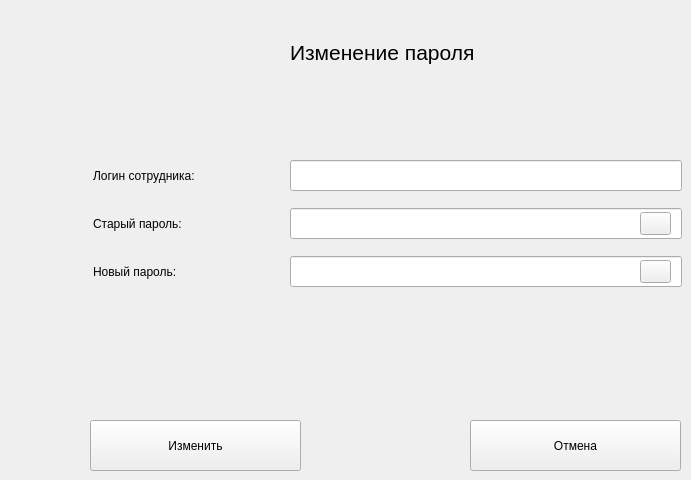
    <widget class="QWidget" name="changeaccpage">
     <widget class="QPushButton" name="returnChangeAcc">
      <property name="geometry">
       <rect>
        <x>470</x>
        <y>420</y>
        <width>211</width>
        <height>51</height>
       </rect>
      </property>
      <property name="text">
       <string>Отмена</string>
      </property>
     </widget>
     <widget class="QPushButton" name="change">
      <property name="geometry">
       <rect>
        <x>90</x>
        <y>420</y>
        <width>211</width>
        <height>51</height>
       </rect>
      </property>
      <property name="text">
       <string>Изменить</string>
      </property>
     </widget>
     <widget class="QLabel" name="label_70">
      <property name="geometry">
       <rect>
        <x>290</x>
        <y>40</y>
        <width>208</width>
        <height>25</height>
       </rect>
      </property>
      <property name="font">
       <font>
        <pointsize>16</pointsize>
       </font>
      </property>
      <property name="text">
       <string>Изменение пароля</string>
      </property>
     </widget>
     <widget class="QLineEdit" name="login_change">
      <property name="geometry">
       <rect>
        <x>290</x>
        <y>160</y>
        <width>392</width>
        <height>31</height>
       </rect>
      </property>
     </widget>
     <widget class="QLabel" name="label_58">
      <property name="geometry">
       <rect>
        <x>93</x>
        <y>160</y>
        <width>191</width>
        <height>31</height>
       </rect>
      </property>
      <property name="text">
       <string>Логин сотрудника:</string>
      </property>
     </widget>
     <widget class="QLabel" name="label_61">
      <property name="geometry">
       <rect>
        <x>93</x>
        <y>256</y>
        <width>191</width>
        <height>31</height>
       </rect>
      </property>
      <property name="text">
       <string>Новый пароль:</string>
      </property>
     </widget>
     <widget class="QLabel" name="label_59">
      <property name="geometry">
       <rect>
        <x>93</x>
        <y>208</y>
        <width>191</width>
        <height>31</height>
       </rect>
      </property>
      <property name="text">
       <string>Старый пароль:</string>
      </property>
     </widget>
     <widget class="QLineEdit" name="old_password">
      <property name="geometry">
       <rect>
        <x>290</x>
        <y>208</y>
        <width>392</width>
        <height>31</height>
       </rect>
      </property>
     </widget>
     <widget class="QLineEdit" name="new_password">
      <property name="geometry">
       <rect>
        <x>290</x>
        <y>256</y>
        <width>392</width>
        <height>31</height>
       </rect>
      </property>
     </widget>
     <widget class="QPushButton" name="see_3">
      <property name="geometry">
       <rect>
        <x>640</x>
        <y>212</y>
        <width>31</width>
        <height>23</height>
       </rect>
      </property>
      <property name="text">
       <string/>
      </property>
     </widget>
     <widget class="QPushButton" name="see_4">
      <property name="geometry">
       <rect>
        <x>640</x>
        <y>260</y>
        <width>31</width>
        <height>23</height>
       </rect>
      </property>
      <property name="text">
       <string/>
      </property>
     </widget>
    </widget>
